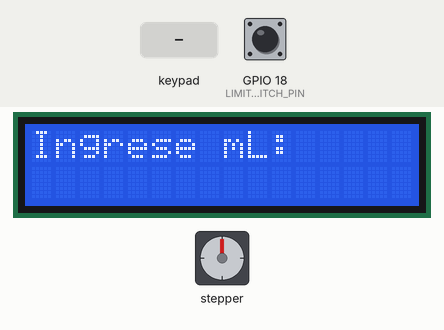
A sketch run on a simulated ESP32. Parts: stepper motor, 16×2 character LCD. Wiring (inferred from the names in the program): stepper motor driver (200 steps per turn assumed): step GPIO 16; direction GPIO 17; enable GPIO 5. Inputs (shaded band) come from the test bench; at power-on: GPIO 18 (LIMIT_SWITCH_PIN) HIGH.

Above: at 1.2 s.
1.3 s: keypad keys 1 2 1 4 2 7 2 6 # pressed 0.4 s apart
At 5.6 s:
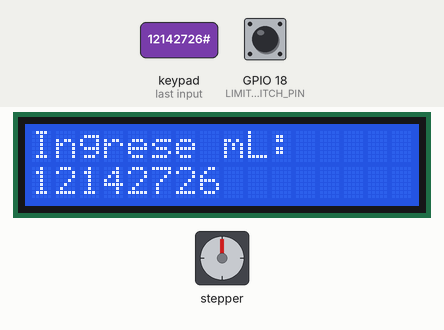
7.9 s: GPIO 18 (LIMIT_SWITCH_PIN) pulled LOW for 0.15 s
At 9.0 s:
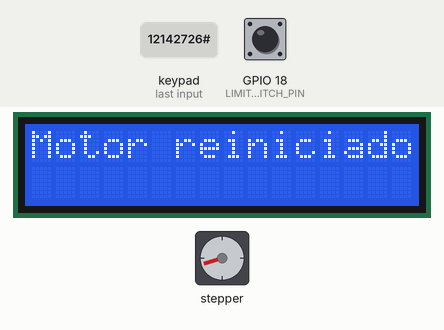
11.0 s: keypad keys 2 5 3 3 3 2 3 5 # pressed 0.4 s apart
At 14.1 s:
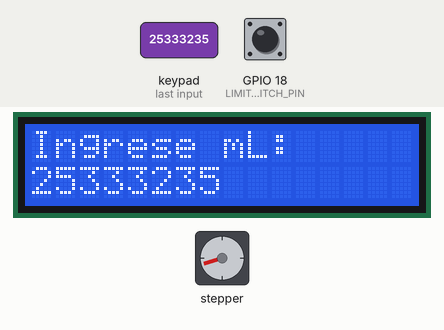
17.6 s: GPIO 18 (LIMIT_SWITCH_PIN) pulled LOW for 1 s
At 18.8 s:
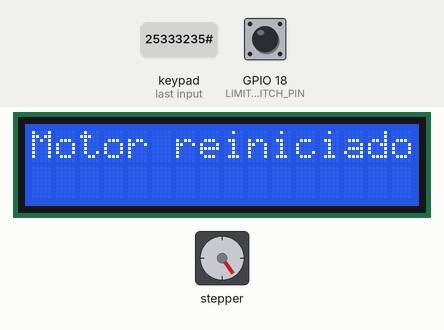
21.1 s: keypad keys 1 3 9 7 2 2 2 2 # pressed 0.4 s apart
At 25.2 s:
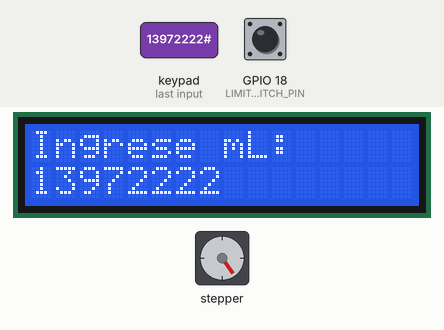
27.7 s: GPIO 18 (LIMIT_SWITCH_PIN) pulled LOW for 0.15 s
At 28.9 s:
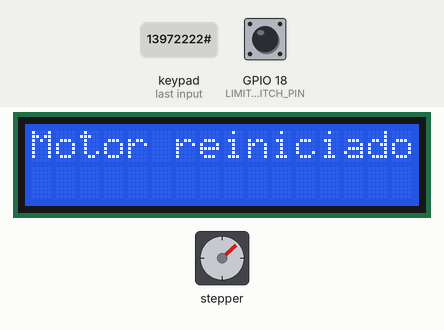
Timing chart, 0 to 30.7 s (numbered marks = the images above; inputs shaded):
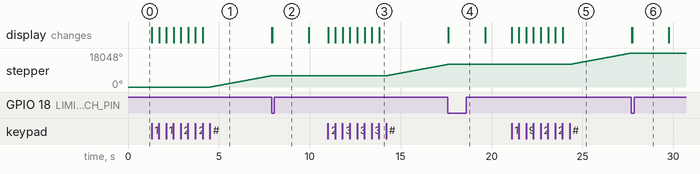

The sketch:

Codigo_Dosificador.ino
```cpp
#include <Wire.h>
#include <LiquidCrystal_I2C.h>
#include <Keypad.h>

// Definición del LCD
LiquidCrystal_I2C lcd(0x27, 16, 2);

// Definición del Keypad
const byte ROWS = 4; // Cuatro filas
const byte COLS = 4; // Cuatro columnas
char keys[ROWS][COLS] = {
  {'1','2','3','A'},
  {'4','5','6','B'},
  {'7','8','9','C'},
  {'*','0','#','D'}
};
byte rowPins[ROWS] = {12, 14, 27, 26}; // Pines de las filas
byte colPins[COLS] = {25, 33, 32, 35}; // Pines de las columnas
Keypad keypad = Keypad(makeKeymap(keys), rowPins, colPins, ROWS, COLS);

// Definición del motor paso a paso
#define STEP_PIN 16
#define DIR_PIN 17
#define ENABLE_PIN 5
#define LIMIT_SWITCH_PIN 18

// Parámetros del motor y flujo
const float stepsPerMilliliter = 1.0; // Ajustar según el cálculo
volatile bool limitSwitchActivated = false;

void setup() {
  // Inicialización del LCD
  lcd.init();
  lcd.backlight();
  lcd.print("Ingrese mL:");

  // Inicialización del Keypad
  Serial.begin(9600);

  // Inicialización del motor paso a paso
  pinMode(STEP_PIN, OUTPUT);
  pinMode(DIR_PIN, OUTPUT);
  pinMode(ENABLE_PIN, OUTPUT);
  digitalWrite(ENABLE_PIN, LOW);

  // Inicialización del final de carrera
  pinMode(LIMIT_SWITCH_PIN, INPUT_PULLUP);
  attachInterrupt(digitalPinToInterrupt(LIMIT_SWITCH_PIN), limitSwitchISR, FALLING);
}

void loop() {
  if (limitSwitchActivated) {
    resetMotor();
    limitSwitchActivated = false;
    lcd.clear();
    lcd.print("Motor reiniciado");
    delay(2000); // Esperar 2 segundos para mostrar el mensaje
    lcd.clear();
    lcd.print("Ingrese mL:");
  }

  static String input = "";
  char key = keypad.getKey();

  if (key) {
    if (key == '#') {
      // Procesar la entrada cuando se presiona #
      int ml = input.toInt();
      lcd.clear();
      lcd.print("Dispensando ");
      lcd.print(ml);
      lcd.print(" mL");
      dispense(ml);
      input = "";
      lcd.clear();
      lcd.print("Ingrese mL:");
    } else if (key == '*') {
      // Borrar la entrada cuando se presiona *
      input = "";
      lcd.clear();
      lcd.print("Ingrese mL:");
    } else {
      // Agregar el dígito a la entrada
      input += key;
      lcd.setCursor(0, 1);
      lcd.print(input);
    }
  }
}

void dispense(int milliliters) {
  int steps = milliliters * stepsPerMilliliter;
  digitalWrite(DIR_PIN, HIGH); // Ajustar la dirección según sea necesario
  for (int i = 0; i < steps; i++) {
    if (limitSwitchActivated) break; // Detener si se activa el final de carrera
    digitalWrite(STEP_PIN, HIGH);
    delayMicroseconds(500); // Ajustar según sea necesario para la velocidad
    digitalWrite(STEP_PIN, LOW);
    delayMicroseconds(500);
  }
}

void resetMotor() {
  digitalWrite(DIR_PIN, LOW); // Ajustar la dirección de retroceso
  while (digitalRead(LIMIT_SWITCH_PIN) == HIGH) {
    digitalWrite(STEP_PIN, HIGH);
    delayMicroseconds(500); // Ajustar según sea necesario para la velocidad
    digitalWrite(STEP_PIN, LOW);
    delayMicroseconds(500);
  }
  digitalWrite(ENABLE_PIN, LOW); // Desactivar el motor si es necesario
}

void limitSwitchISR() {
  limitSwitchActivated = true;
}
```

Measured:
- after the input at 1.3 s, stepper: keeps turning clockwise at about 1796°/s, starting after 3.3 s; the display: first changes at once (image 1 shows a later state)
- after the input at 7.9 s, stepper: stops changing and stays 6012°; the display: first changes at once (image 2 shows a later state)
- after the input at 11.0 s, stepper: keeps turning clockwise at about 1796°/s, starting after 3.3 s; the display: first changes at once (image 3 shows a later state)
- after the input at 17.6 s, the display: first changes at once (image 4 shows a later state)
- after the input at 21.1 s, stepper: keeps turning clockwise at about 1796°/s, starting after 3.2 s; the display: first changes at once (image 5 shows a later state)
- after the input at 27.7 s, the display: first changes at once (image 6 shows a later state)
